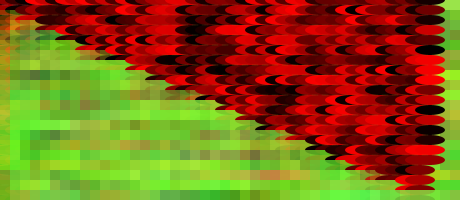
Frame 1 (no input)
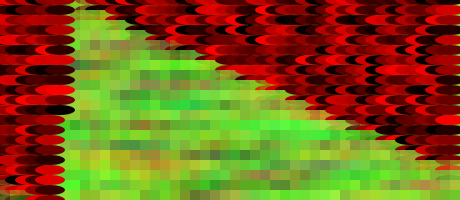
Frame 60 (the mouse pressed at the canvas centre just before this capture)
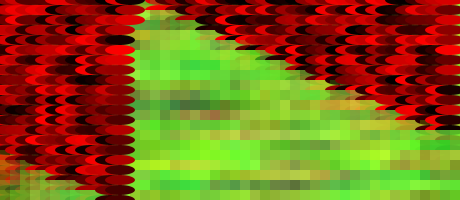
Frame 120 (the mouse held since frame 60 and released just before this capture)

The Processing sketch that drew these frames (run headless with seeded random() and noise(); from frame 60 on, the mouse is pressed at the canvas centre):

// Processing sketch: processing_83913
// ── processing_83913.pde

int blocksize;
int variable=0;
int variable2=0;

void setup() {

size(460,200);

blocksize = 10;

noStroke();

}


void draw() {

for(int y=0; y<height; y+=blocksize) {

for(int x=0; x<width;x+=blocksize) {

fill(random(0,255),random(0,550), random(100), 50);
noStroke();
rect(x,y,80,80);

 do{
    fill(random(255),0,0);
    ellipse(variable2,variable,30,10);
    variable+=10;
    if(variable>height){
    variable=0;
    variable2=variable2+10;
    }
    if(variable2>=width){
      variable=0;
      variable2=0;
    }
   }while(0!=0);
}  
}

}
